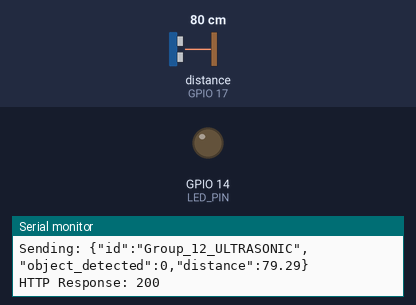
Bench run of a sketch on a simulated ESP32. Parts: output pins drawn as LEDs (lit = HIGH), the last lines printed to the serial monitor. Wiring (inferred from the names in the program): ultrasonic range finder: trigger GPIO 18; echo GPIO 17. The inputs (shaded band) are chosen by the test bench; at power-on: distance to the obstacle (sensor on GPIO 17) 80 cm. The echo pulse lasts 58.3 µs per cm; WiFi joins after 1.5 s; servers stay silent unless stated; uploads are accepted with an empty reply; pins used as bus, display or sensor lines are not drawn.

Above: at 2.7 s.
2.8 s: distance to the obstacle (sensor on GPIO 17) set to 54 cm
5.7 s: distance to the obstacle (sensor on GPIO 17) set to 46 cm
At 6.2 s:
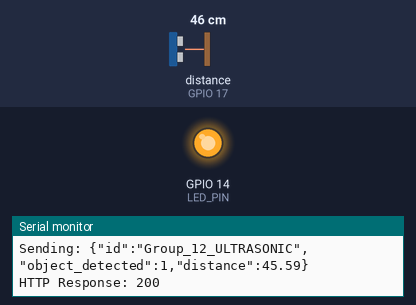
8.6 s: distance to the obstacle (sensor on GPIO 17) set to 60 cm
At 11.3 s:
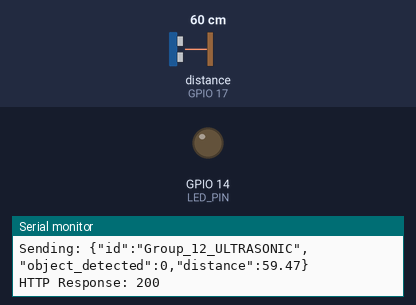
11.8 s: distance to the obstacle (sensor on GPIO 17) set to 2 cm
At 13.1 s:
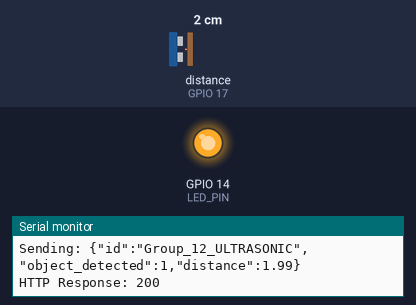
Timing chart, 0 to 14.8 s (numbered marks = the images above; inputs shaded):
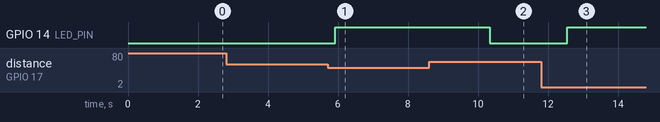

Measured:
- the behaviour switches between 51 and 50 cm on distance to the obstacle (sensor on GPIO 17) (found by bisection; images 0 and 1)
- after the input at 5.7 s, GPIO 14 (LED_PIN): LOW → HIGH after 0.22 s
- after the input at 8.6 s, GPIO 14 (LED_PIN): HIGH → LOW after 1.7 s
- after the input at 11.8 s, GPIO 14 (LED_PIN): LOW → HIGH after 0.74 s

The sketch:

ultrasonic.ino
```cpp
#include <WiFi.h>
#include <HTTPClient.h>

// ---------------- ULTRASONIC ----------------
#define TRIG_PIN 18
#define ECHO_PIN 17

// ---------------- LED ----------------
#define LED_PIN 14

// ---------------- VARIABLES ----------------
float duration;
float distance;
int objectDetected = 0;  // 1 = detected, 0 = not detected

// ---------------- WIFI ----------------
const char* ssid = "HUAWEI72";
const char* password = "masandemkha2";

// ---------------- SERVER ----------------
const char* serverName = "http://192.168.43.239:5000/ultr-data";
const char* esp32_id = "Group_12_ULTRASONIC";

// ==================================================
void setup() {

  Serial.begin(115200);

  pinMode(TRIG_PIN, OUTPUT);
  pinMode(ECHO_PIN, INPUT);
  pinMode(LED_PIN, OUTPUT);

  digitalWrite(LED_PIN, LOW);

  // Connect to WiFi
  Serial.println("Connecting to WiFi...");
  WiFi.begin(ssid, password);

  while (WiFi.status() != WL_CONNECTED) {
    delay(500);
    Serial.print(".");
  }

  Serial.println("\nConnected!");
  Serial.print("IP Address: ");
  Serial.println(WiFi.localIP());
}

// ==================================================
void loop() {

  // -------- TRIGGER ULTRASONIC --------
  digitalWrite(TRIG_PIN, LOW);
  delayMicroseconds(2);

  digitalWrite(TRIG_PIN, HIGH);
  delayMicroseconds(10);
  digitalWrite(TRIG_PIN, LOW);

  // -------- READ ECHO --------
  duration = pulseIn(ECHO_PIN, HIGH);

  // -------- CALCULATE DISTANCE --------
  distance = duration * 0.017;

  Serial.print("Distance: ");
  Serial.print(distance);
  Serial.println(" cm");

  // -------- DETECTION --------
  if (distance > 0 && distance < 50) {
    objectDetected = 1;
    digitalWrite(LED_PIN, HIGH);
    Serial.println("Object Detected");
  } else {
    objectDetected = 0;
    digitalWrite(LED_PIN, LOW);
    Serial.println("No Object");
  }

  // ---------------- HTTP POST ----------------
  if (WiFi.status() == WL_CONNECTED) {

    HTTPClient http;
    http.begin(serverName);
    http.addHeader("Content-Type", "application/json");

    String postData = "{\"id\":\"" + String(esp32_id) +
                      "\",\"object_detected\":" + String(objectDetected) +
                      ",\"distance\":" + String(distance) + "}";

    Serial.println("Sending: " + postData);

    int httpResponseCode = http.POST(postData);

    if (httpResponseCode > 0) {
      Serial.print("HTTP Response: ");
      Serial.println(httpResponseCode);
    } else {
      Serial.print("POST Error: ");
      Serial.println(httpResponseCode);
    }

    http.end();
  }

  delay(2000);
}
```
